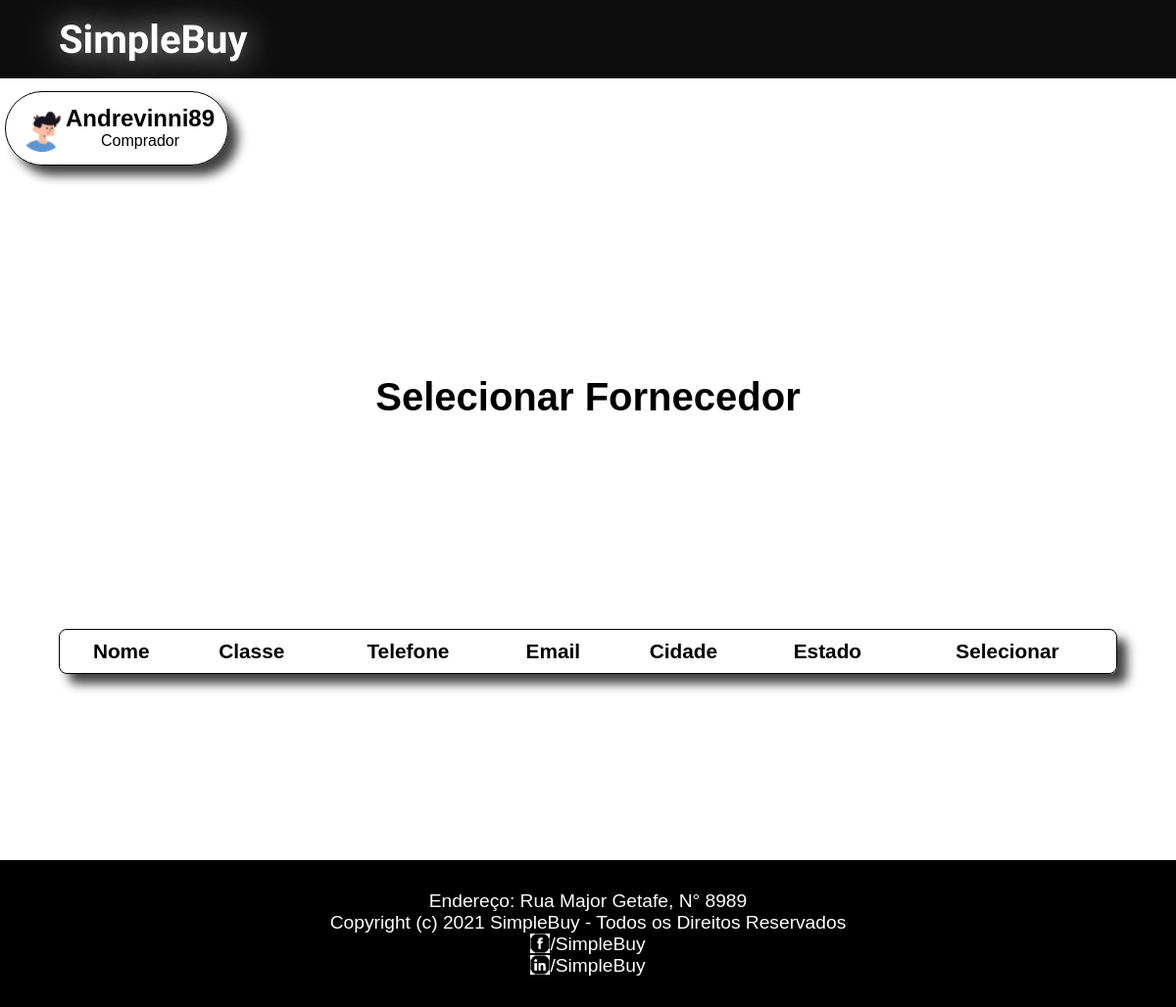
Page /inicio-comprador/Andrevinni89/integrar-nota-fiscal/selecionar-fornecedor on the earlier database version.
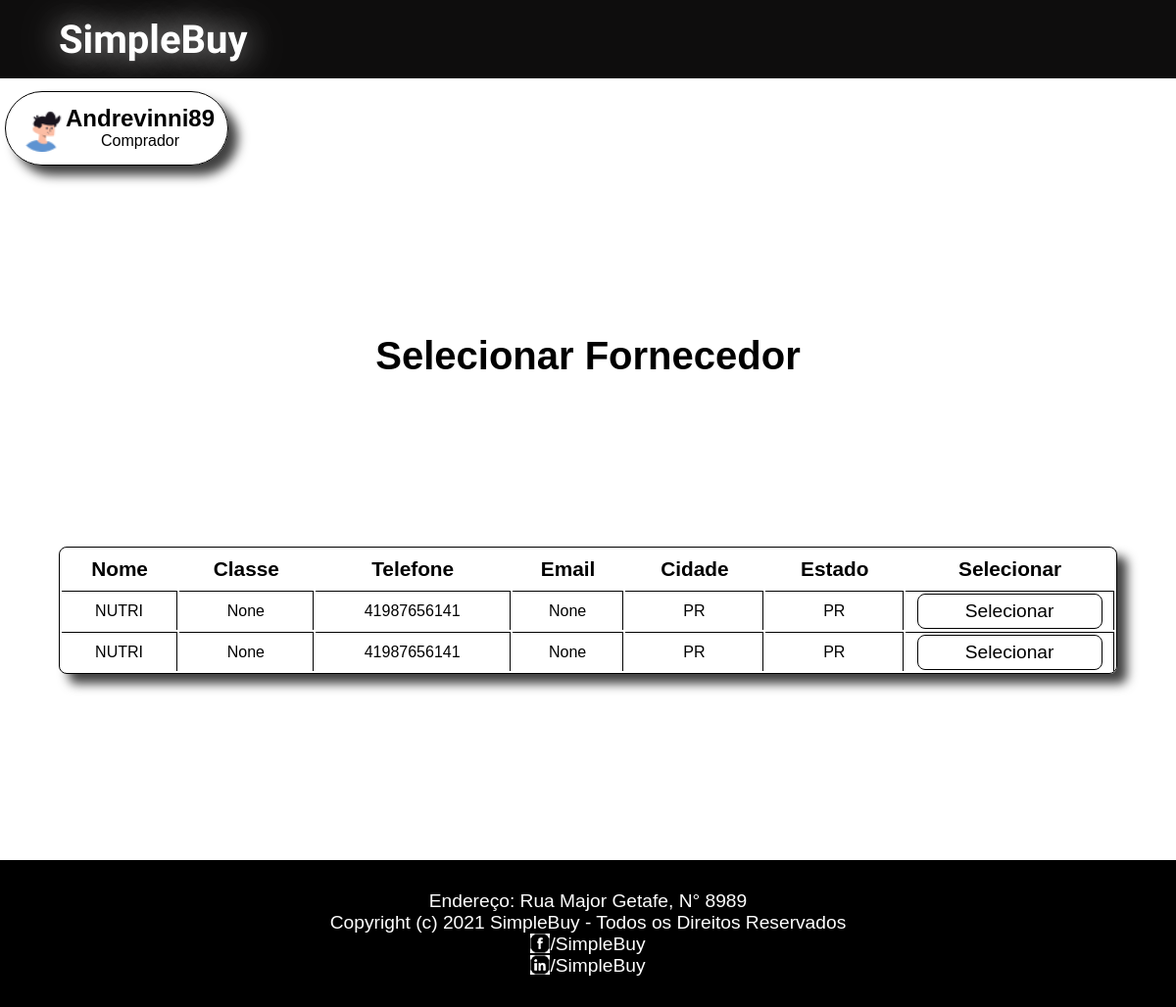
Same page on the later database version.
### SimpleBuy/models.py (models this page shows, shortened)
class Fornecedor(models.Model):
    nome = models.CharField(max_length=200, unique=True)
    cnpj = models.CharField(max_length=200, unique=True)
    email = models.CharField(max_length=500, null=True)
    endereco = models.OneToOneField(Endereco, on_delete=models.CASCADE)
    telefone = models.CharField(max_length=200)
    classe = models.ForeignKey(Classe, on_delete=models.CASCADE, null=True)

class Endereco(models.Model):
    rua = models.CharField(max_length=200)
    numero = models.IntegerField()
    cep = models.CharField(max_length=200)
    complemento = models.CharField(max_length=200, null=True)
    cidade = models.ForeignKey(Cidade, on_delete=models.CASCADE)

class Cidade(models.Model):
    nome = models.CharField(max_length=200)
    estado = models.ForeignKey(Estado, on_delete=models.CASCADE)
    def __str__(self):
        return self.nome

class Estado(models.Model):
    nome = models.CharField(max_length=200)
    def __str__(self):
        return self.nome

### SimpleBuy/views.py (the view)
# urls.py: path('inicio-comprador/<str:nomeUsuario>/integrar-nota-fiscal/selecionar-fornecedor',views.selecionar_fornecedor, name='selecionar-item'),
def selecionar_fornecedor(request, nomeUsuario, item_id=0):
    dao = GenericDao()
    daoFornecedor = DaoFornecedor()
    item_pendente_cotacao = None
    try:
        comprador = dao.get_by_username(Comprador, nomeUsuario)
        user = comprador
    except:
        comprador = False
        administrador = dao.get_by_username(Administrador, nomeUsuario)
        user = administrador
    if item_id != 0:
        item_pendente_cotacao = dao.get(Item_pendente_cotacao, item_id)
        fornecedores = daoFornecedor.get_fornecedor_by_classe(item_pendente_cotacao.cod_item.classe)
    else:
        fornecedores = dao.selectAll(Fornecedor)
    context = {
        "user": user,
        "item_pendente_cotacao": item_pendente_cotacao,
        "fornecedores": fornecedores
    }
    return render(request, 'SimpleBuy/selecionar-fornecedor.html', context)

### SimpleBuy/dao/GenericDao.py (called while the page is built)
    def selectAll(self, Model):
        list = []
        for i in Model.objects.all():
            list.append(i)
        return list

    def get_by_username(self, Model, username):
        try:
            model = Model.objects.get(nomeUsuario=username)
        except:
            raise
        return model

### SimpleBuy/templates/SimpleBuy/selecionar-fornecedor.html (shortened to what this page needs)
{% load static %}
<!DOCTYPE html>
<html lang="pt-br">
<head>
    <link rel="stylesheet" href="{% static 'style/inicio.css' %}">
    <link rel="stylesheet" href="{% static 'style/selecionar-fornecedor.css' %}">
</head>
<body>
    <div class="box">
    <header>
        <div class="container-header">
            <h1 class="tittle-header"><a id="logo" href="index"> SimpleBuy</a></h1>
        </div>
    </header>
        <div class="content-historico">
            <a href="/inicio-comprador/{{user.nomeUsuario}}/" class="profile-link">
                <div class="profile">
                    <img src="{% static 'img/user-image.png' %}" alt="">
                    <div class="img-name">
                        <h2>{{user.nomeUsuario}}</h2>
                        <span>Comprador</span>
                    </div>
                </div>
            </a>
            <h1>Selecionar Fornecedor</h1>
            <table>
                <tr>
                    <th>Nome</th>
                    <th >Classe</th>
                    <th >Telefone</th>
                    <th >Email</th>
                    <th>Cidade</th>
                    <th>Estado</th>
                    <th>Selecionar</th>
                </tr>
                {% for fornecedor in fornecedores %}
                    <tr>
                        <td>{{fornecedor.nome}}</td>
                        <td >{{fornecedor.classe}}</td>
                        <td >{{fornecedor.telefone}}</td>
                        <td >{{fornecedor.email}}</td>
                        <td>{{fornecedor.endereco.cidade}}</td>
                        <td >{{fornecedor.endereco.cidade.estado}}</td>
                                {% if user.plano > 0 %}
                                    <td lass="last"><a href="{{fornecedor.id}}"><button class="generic-button">Selecionar</button></a></td>
                                {% else %}
                                    <td lass="last"><a href="/inicio-comprador/{{user.nomeUsuario}}/gerar-cotacao/{{item_pendente_cotacao.id}}/{{fornecedor.id}}"><button class="generic-button">Selecionar</button></a></td>
                                {% endif %}
                    </tr>
                {% endfor %}
            </table>
        </div>
    <footer>
        <p>Endereço: Rua Major Getafe, N° 8989</p>
        <p>Copyright (c) 2021 SimpleBuy - Todos os Direitos Reservados</p>
        <div class="rede">
            <img src="{% static 'img/icone-facebook.png' %}" alt="">
            <p><a href="https://facebook/SimpleBuy">/SimpleBuy</a></p>
        </div>
        <div class="rede">
            <img src="{% static 'img/icone-linkedin.png' %}" alt="">
            <p><a href="https://linkedin/SimpleBuy">/SimpleBuy</a></p>
        </div>
    </footer>
</div>
</body>
</html>

Differences in the rows shown:
added Fornecedor: nome "NUTRI", classe "None", telefone "41987656141", email "None", endereco.cidade "PR", endereco.cidade.estado "PR"
added Fornecedor: nome "NUTRI", classe "None", telefone "41987656141", email "None", endereco.cidade "PR", endereco.cidade.estado "PR"
